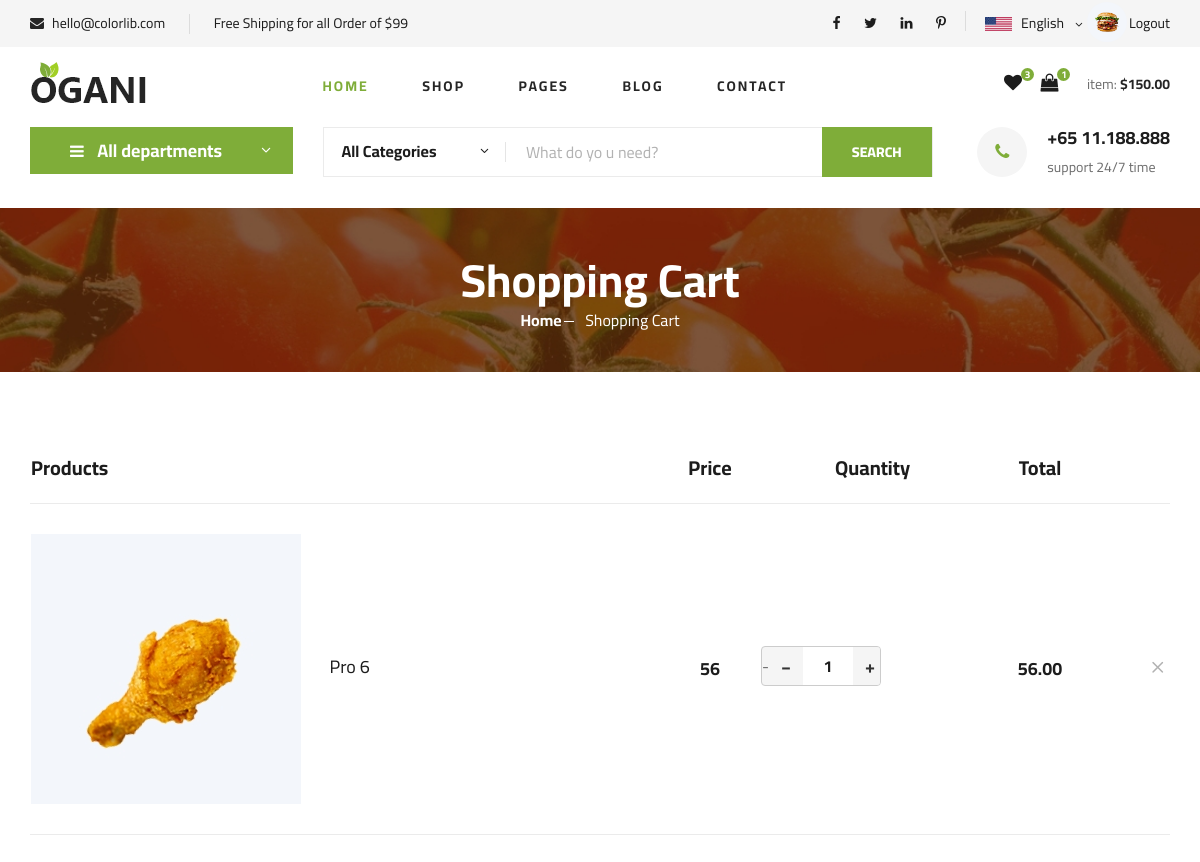
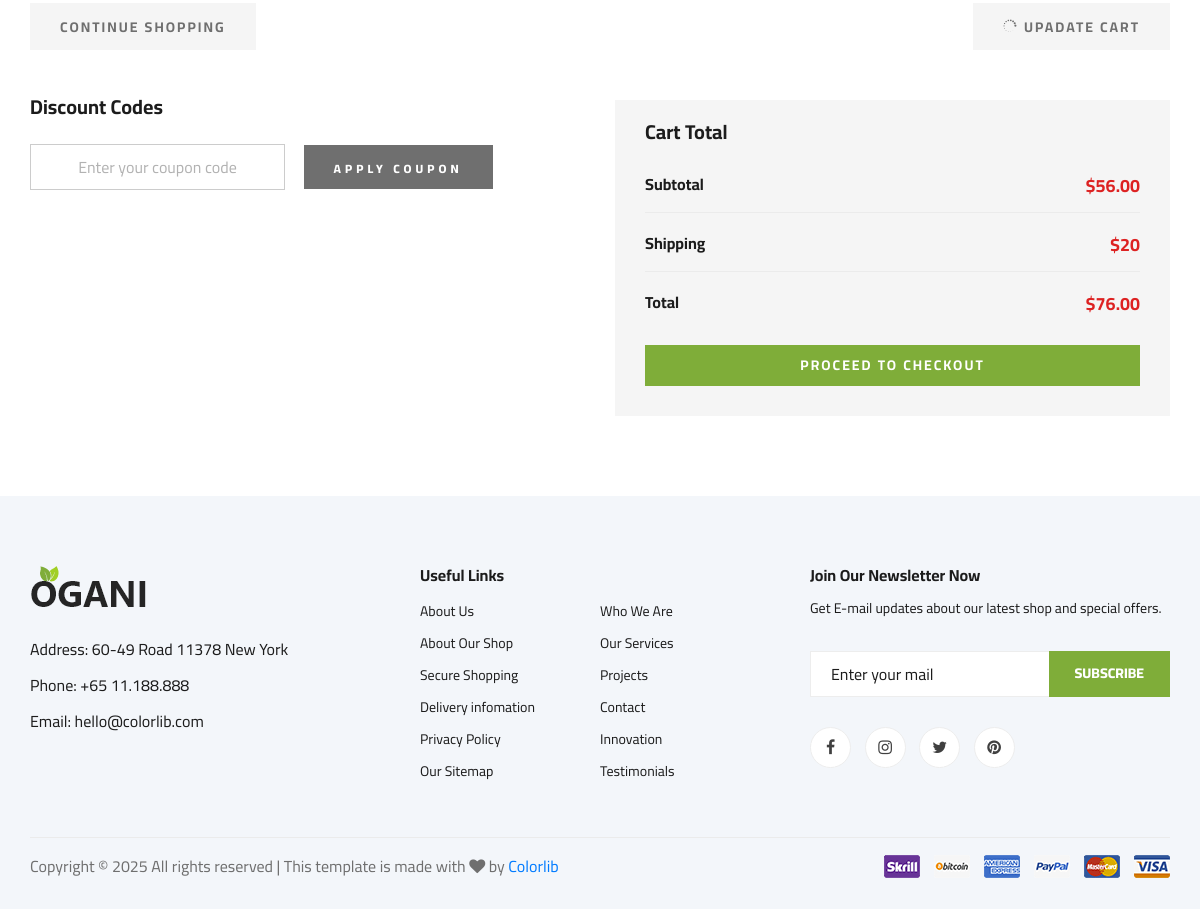
The page /shoping_cart (signed in) on the database its author committed (2 pictures, top to bottom).
### myapp/models.py (models this page shows, shortened)
class user(models.Model):
    name= models.CharField(max_length=50)
    email= models.EmailField(max_length=50)
    password= models.CharField(max_length=50)
    phone_number=models.IntegerField(blank=True,null=True)
    image=models.ImageField(upload_to='image', blank=True,null=True)
    otp=models.IntegerField(blank=True,null=True)

class Cart(models.Model):
    user = models.ForeignKey(user, on_delete=models.CASCADE, related_name='cart_items')
    product = models.ForeignKey(product, on_delete=models.CASCADE, related_name='cart_items')
    quantity = models.PositiveIntegerField(default=1)
    total_price = models.DecimalField(max_digits=10, decimal_places=2)
    added_at = models.DateTimeField(auto_now_add=True)

class product(models.Model):
    name=models.CharField(max_length=100)
    price=models.IntegerField()
    image=models.ImageField(upload_to="image")
    category=models.ForeignKey(category,on_delete=models.CASCADE,blank=True,null=True)

### myapp/views.py (the view)
# urls.py: path('shoping_cart', views.shoping_cart, name='shoping_cart'),
def shoping_cart(request):
    if 'name' not in request.session:
        return redirect('login')
    uid=user.objects.get(name=request.session['name'])
    wid_count=wishlist.objects.filter(user=uid).count()
    cid_count=Cart.objects.filter(user=uid).count()
    pid = product.objects.all().order_by("-id")
    shop_items = Cart.objects.filter(user=uid).select_related('product')
    l1=[i.total_price for i in shop_items]
    sub_total=sum(l1)
    if sub_total == 0:
        shipping=0
    elif sub_total > 99:
        shipping=0
    else:
        shipping=20
    total=sub_total+shipping
    cid = category.objects.all().order_by("-id")
    context = {
        "cid": cid,
        "uid":uid,
        "pid": pid,
        "wid_count": wid_count,
        "cid_count": cid_count,
        "shop_items": shop_items,
        "sub_total": sub_total,
        "shipping": shipping,
        "total": total,
    }
    return render(request, "shoping_cart.html", context)

### myapp/templates/shoping_cart.html (shortened to what this page needs)
{% load static %}
<!DOCTYPE html>
<html lang="zxx">
<head>
    <link rel="stylesheet" href="{% static 'css/bootstrap.min.css'%}" type="text/css">
    <link rel="stylesheet" href="{% static 'css/font-awesome.min.css'%}" type="text/css">
    <link rel="stylesheet" href="{% static 'css/elegant-icons.css'%}" type="text/css">
    <link rel="stylesheet" href="{% static 'css/nice-select.css'%}" type="text/css">
    <link rel="stylesheet" href="{% static 'css/jquery-ui.min.css'%}" type="text/css">
    <link rel="stylesheet" href="{% static 'css/owl.carousel.min.css'%}" type="text/css">
    <link rel="stylesheet" href="{% static 'css/slicknav.min.css'%}" type="text/css">
    <link rel="stylesheet" href="{% static 'css/style.css'%}" type="text/css">
</head>
<body>
    <header class="header">
        <div class="header__top">
            <div class="container">
                <div class="row">
                    <div class="col-lg-6">
                        <div class="header__top__left">
                            <ul>
                                <li><i class="fa fa-envelope"></i> hello@colorlib.com</li>
                                <li>Free Shipping for all Order of $99</li>
                            </ul>
                        </div>
                    </div>
                    <div class="col-lg-6">
                        <div class="header__top__right">
                            <div class="header__top__right__social">
                                <a href="#"><i class="fa fa-facebook"></i></a>
                                <a href="#"><i class="fa fa-twitter"></i></a>
                                <a href="#"><i class="fa fa-linkedin"></i></a>
                                <a href="#"><i class="fa fa-pinterest-p"></i></a>
                            </div>
                            <div class="header__top__right__language">
                                <img src="{% static 'img/language.png'%}" alt="">
                                <div>English</div>
                                <span class="arrow_carrot-down"></span>
                            </div>
                  <div class="header__top__right__auth">
                   <a href="{% url 'profile' %}" title="View Profile">
        <img src="{{ uid.image.url }}" alt="User" class="profile-icon">
    <href="{% url 'logout' %}">Logout</a>
            </div>
                        </div>
                    </div>
                </div>
            </div>
        </div>
        <div class="container">
            <div class="row">
                <div class="col-lg-3">
                    <div class="header__logo">
                        <a href="./index.html"><img src="{% static 'img/logo.png'%}" alt=""></a>
                    </div>
                </div>
                <div class="col-lg-6">
                    <nav class="header__menu">
                        <ul>
                            <li class="active"><a href="{% url 'index' %}">Home</a></li>
                            <li><a href="{% url 'shop_grid' %}">Shop</a></li>
                            <li><a href="#">Pages</a>
                            </li>
                            <li><a href="{% url 'blog' %}">Blog</a></li>
                            <li><a href="{% url 'contact' %}">Contact</a></li>
                        </ul>
                    </nav>
                </div>
                <div class="col-lg-3">
                    <div class="header__cart">
                <ul>
                    <li><a href="{% url 'wishlists' %}"><i class="fa fa-heart"></i> <span>{{wid_count}}</span></a></li>
                    <li><a href="{% url 'shoping_cart' %}"><i class="fa fa-shopping-bag"></i> <span>{{cid_count}}</span></a></li>
                </ul>
                        <div class="header__cart__price">item: <span>$150.00</span></div>
                    </div>
                </div>
            </div>
        </div>
    </header>
    <section class="hero hero-normal">
        <div class="container">
            <div class="row">
                <div class="col-lg-3">
                    <div class="hero__categories">
                        <div class="hero__categories__all">
                            <i class="fa fa-bars"></i>
                            <span>All departments</span>
                        </div>
                    </div>
                </div>
                <div class="col-lg-9">
                    <div class="hero__search">
                        <div class="hero__search__form">
                            <form action="{% url 'search_fun' %}" method="get">
                                <div class="hero__search__categories">
                                    All Categories
                                    <span class="arrow_carrot-down"></span>
                                </div>
                                <input type="text" placeholder="What do yo u need?" name="search">
                                <button type="submit" class="site-btn">SEARCH</button>
                            </form>
                        </div>
                        <div class="hero__search__phone">
                            <div class="hero__search__phone__icon">
                                <i class="fa fa-phone"></i>
                            </div>
                            <div class="hero__search__phone__text">
                                <h5>+65 11.188.888</h5>
                                <span>support 24/7 time</span>
                            </div>
                        </div>
                    </div>
                </div>
            </div>
        </div>
    </section>
    <section class="breadcrumb-section set-bg" data-setbg="{% static 'img/breadcrumb.jpg'%}">
        <div class="container">
            <div class="row">
                <div class="col-lg-12 text-center">
                    <div class="breadcrumb__text">
                        <h2>Shopping Cart</h2>
                        <div class="breadcrumb__option">
                            <a href="{% url 'index' %}">Home</a>
                            <span>Shopping Cart</span>
                        </div>
                    </div>
                </div>
            </div>
        </div>
    </section>
    <section class="shoping-cart spad">
        <div class="container">
            <div class="row">
                <div class="col-lg-12">
                    <div class="shoping__cart__table">
                        <table>
                            <thead>
                                <tr>
                                    <th class="shoping__product">Products</th>
                                    <th>Price</th>
                                    <th>Quantity</th>
                                    <th>Total</th>
                                    <th></th>
                                </tr>
                            </thead>
                            <tbody>
                                {% for item in shop_items %}
                                <tr>
                                    <td class="shoping__cart__item">
                                        <img src="{{item.product.image}}" alt="">
                                        <h5>{{ item.product.name }}</h5>
                                    </td>
                                    <td class="shoping__cart__price">
                                        {{item.product.price}}
                                    </td>
                                    <td class="shoping__cart__quantity">
                                        <div class="quantity">
                                            <div class="pro-qty">
                                                <a href="{% url 'cart_minus' item.id %}" class="qty-btn">−</a>
                                                <input type="text" value="{{ item.quantity }}" class="qty-input" readonly>
                                                <a href="{% url 'cart_plus' item.id %}" class="qty-btn">+</a>
                                            </div>
                                        </div>
                                    </td>
                                    <td class="shoping__cart__total">
                                        {{item.total_price}}
                                    </td>
                                    <td class="shoping__cart__item__close">
                                        <a href="{% url 'remove_cart_item' item.product.id %}">
                                        <span class="icon_close"></span>
                                        </a>
                                    </td>
                                </tr>
                                {% empty %}
                                <tr>
                                    <td colspan="3" style="text-align: center;">Your cart is empty.</td>
                                </tr>
                                {% endfor %}
                            </tbody>
                        </table>
                    </div>
                </div>
            </div>
            <div class="row">
                <div class="col-lg-12">
                    <div class="shoping__cart__btns">
                        <a href="#" class="primary-btn cart-btn">CONTINUE SHOPPING</a>
                        <a href="#" class="primary-btn cart-btn cart-btn-right"><span class="icon_loading"></span>
                            Upadate Cart</a>
                    </div>
                </div>
                <div class="col-lg-6">
                    <div class="shoping__continue">
                        <div class="shoping__discount">
                            <h5>Discount Codes</h5>
                            <form action="#">
                                <input type="text" placeholder="Enter your coupon code">
                                <button type="submit" class="site-btn">APPLY COUPON</button>
                            </form>
                        </div>
                    </div>
                </div>
                <div class="col-lg-6">
                    <div class="shoping__checkout">
                        <h5>Cart Total</h5>
                        <ul>
                            <li>Subtotal <span>${{sub_total}}</span></li>
                            <li>Shipping <span>${{shipping}}</span></li>
                            <li>Total <span>${{total}}</span></li>
                        </ul>
                        <a href="{% url 'checkout' %}" class="primary-btn">PROCEED TO CHECKOUT</a>
                    </div>
                </div>
            </div>
        </div>
    </section>
    <footer class="footer spad">
        <div class="container">
            <div class="row">
                <div class="col-lg-3 col-md-6 col-sm-6">
                    <div class="footer__about">
                        <div class="footer__about__logo">
                            <a href="./index.html"><img src="{% static 'img/logo.png'%}" alt=""></a>
                        </div>
                        <ul>
                            <li>Address: 60-49 Road 11378 New York</li>
                            <li>Phone: +65 11.188.888</li>
                            <li>Email: hello@colorlib.com</li>
                        </ul>
                    </div>
                </div>
                <div class="col-lg-4 col-md-6 col-sm-6 offset-lg-1">
                    <div class="footer__widget">
                        <h6>Useful Links</h6>
                        <ul>
                            <li><a href="#">About Us</a></li>
                            <li><a href="#">About Our Shop</a></li>
                            <li><a href="#">Secure Shopping</a></li>
                            <li><a href="#">Delivery infomation</a></li>
                            <li><a href="#">Privacy Policy</a></li>
                            <li><a href="#">Our Sitemap</a></li>
                        </ul>
                        <ul>
                            <li><a href="#">Who We Are</a></li>
                            <li><a href="#">Our Services</a></li>
                            <li><a href="#">Projects</a></li>
                            <li><a href="#">Contact</a></li>
                            <li><a href="#">Innovation</a></li>
                            <li><a href="#">Testimonials</a></li>
                        </ul>
                    </div>
                </div>
                <div class="col-lg-4 col-md-12">
                    <div class="footer__widget">
                        <h6>Join Our Newsletter Now</h6>
                        <p>Get E-mail updates about our latest shop and special offers.</p>
                        <form action="#">
                            <input type="text" placeholder="Enter your mail">
                            <button type="submit" class="site-btn">Subscribe</button>
                        </form>
                        <div class="footer__widget__social">
                            <a href="#"><i class="fa fa-facebook"></i></a>
                            <a href="#"><i class="fa fa-instagram"></i></a>
                            <a href="#"><i class="fa fa-twitter"></i></a>
                            <a href="#"><i class="fa fa-pinterest"></i></a>
                        </div>
                    </div>
                </div>
            </div>
            <div class="row">
                <div class="col-lg-12">
                    <div class="footer__copyright">
                        <div class="footer__copyright__text">
                            <p>
                                Copyright &copy;
                                <script>document.write(new Date().getFullYear());</script> All rights reserved | This
                                template is made with <i class="fa fa-heart" aria-hidden="true"></i> by <a
                                    href="https://colorlib.com" target="_blank">Colorlib</a>
                            </p>
                        </div>
                        <div class="footer__copyright__payment"><img src="{% static 'img/payment-item.png'%}" alt="">
                        </div>
                    </div>
                </div>
            </div>
        </div>
    </footer>
</body>
</html>

### rows shown on the page
user: image (picture)
Cart: product.image (picture), product.name "Pro 6", product.price "56", quantity "1", total_price "56.00"

### other values the page prints
{{ wid_count }} "3"
{{ cid_count }} "1"
{{ sub_total }} "56.00"
{{ shipping }} "20"
{{ total }} "76.00"
